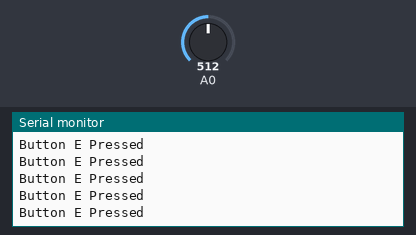
Recording of a sketch running on a simulated Arduino Uno, built with avr-gcc and run on an emulated ATmega328P. Parts: the last lines printed to the serial monitor. The inputs (shaded band) are chosen by the test bench; at power-on: A0 = 512.

Above: at 1.2 s.
1.3 s: A0 set to 140
At 1.68 s:
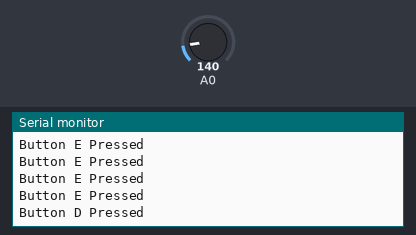
3.5 s: A0 set to 90
At 3.68 s:
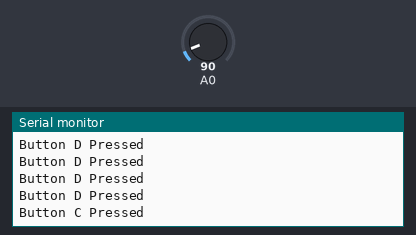
5.5 s: A0 set to 70
At 5.69 s:
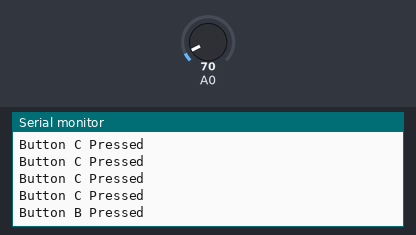
7.5 s: A0 set to 10
At 7.69 s:
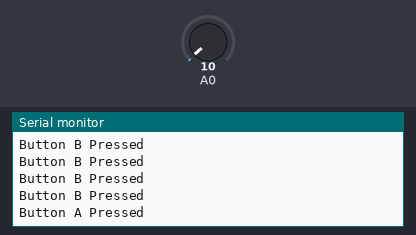

The sketch:

dcdv.ino
```cpp
void setup() {
  Serial.begin(9600); // 시리얼 모니터 시작
}


void loop() {
  int val = analogRead(A0); // A0 핀에서 값 읽기

  // 버튼을 누르지 않았을 때는 보통 1000 이상의 값이 나옵니다.
  if (val < 1000) {
    if (val < 20) {
      Serial.println("Button A Pressed");
    } else if (val < 80) {
      Serial.println("Button B Pressed");
    } else if (val < 100) {
      Serial.println("Button C Pressed");
    } else if (val < 150) {
      Serial.println("Button D Pressed");
    } else if (val < 600) {
      Serial.println("Button E Pressed");
    }
    delay(250); // 중복 입력 방지
  }
}
```

Measured:
- after the input at 1.3 s, the serial monitor: prints a new line after 0.20 s (image 1)
- after the input at 3.5 s, the serial monitor: prints a new line at once (image 2)
- after the input at 5.5 s, the serial monitor: prints a new line at once (image 3)
- after the input at 7.5 s, the serial monitor: prints a new line at once (image 4)
